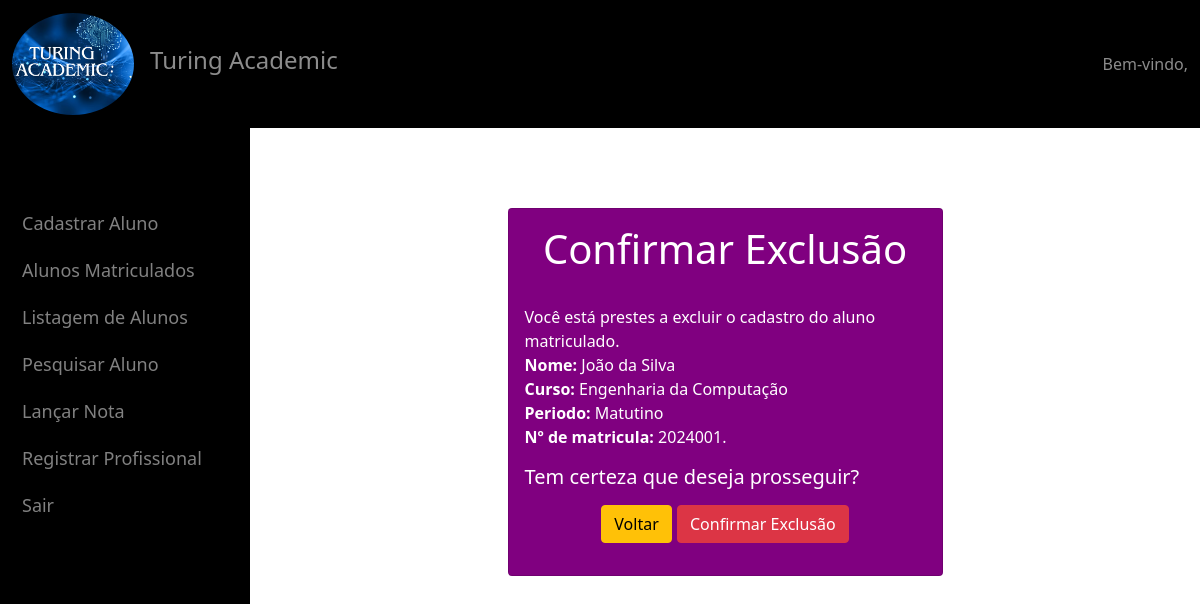
Screenshot of /excluir_publicate/1 with the database file from the repository.
### meuapp/models.py (models this page shows)
class Aluno(models.Model):
    id = models.AutoField(primary_key=True)
    cpf = models.IntegerField()
    nome = models.TextField()
    data_nasc = models.DateField()
    sexo = models.TextField()
    nome_mae = models.TextField()
    naturalidade = models.TextField()
    data = models.DateField()
    image = models.ImageField(upload_to="imagens/")
    cep = models.CharField(max_length=8, blank=True, null=True)
    rua = models.TextField()
    bairro = models.TextField()
    numero = models.IntegerField(null=True, blank=True)
    complemento = models.TextField()
    cidade = models.TextField()
    uf = models.TextField()
    matricula = models.TextField()
    periodo = models.TextField()
    curso = models.TextField()

### meuapp/views.py (the view)
# urls.py: path('excluir_publicate/<int:id>', views.excluir_publicate, name='excluir_publicate'),
def excluir_publicate(request, id):
    publication = get_object_or_404(Aluno, id=id)
    if request.method == 'POST':
        publication.delete()
        return redirect('/')  # Redirecionar para a página inicial ou outra página
    return render(request, 'excluir_publicate.html', {'post': publication})

### meuapp/templates/excluir_publicate.html (shortened to what this page needs)
{% extends 'base.html' %}
{% block conteudo %}
<br>
<br>
<br>
<br>
<br>
<br>
<br>
<br>
    <div class="container custom-container">
        <div class="row justify-content-center align-items-center">
            <div class="col-md-6">
                <div class="card" style="background-color: #800080; color: white;">
                    <div class="card-body">
                        <h1 class="card-title text-center">Confirmar Exclusão</h1><br>
                        <p class="card-text">Você está prestes a excluir o cadastro do aluno matriculado.<br><strong>Nome:</strong> {{ post.nome }}<br><strong>Curso:</strong> {{ post.curso }}<br><strong>Periodo:</strong> {{ post.periodo }}<br><strong>Nº de matricula:</strong> {{ post.matricula }}. <br><h5>Tem certeza que deseja prosseguir?<h5></p>
                        <form action="{% url 'excluir_publicate' post.id %}" method="post">
                            <div class="mb-3 text-center">
                                <a class="btn btn-warning" href="/">Voltar</a>
                                <button class="btn btn-danger" type="submit">Confirmar Exclusão</button>
                            </div>
                        </form>
                    </div>
                </div>
            </div>
        </div>
    </div>
    {% endblock %}

### rows the page displays
Aluno: nome "João da Silva", curso "Engenharia da Computação", periodo "Matutino", matricula "2024001"
